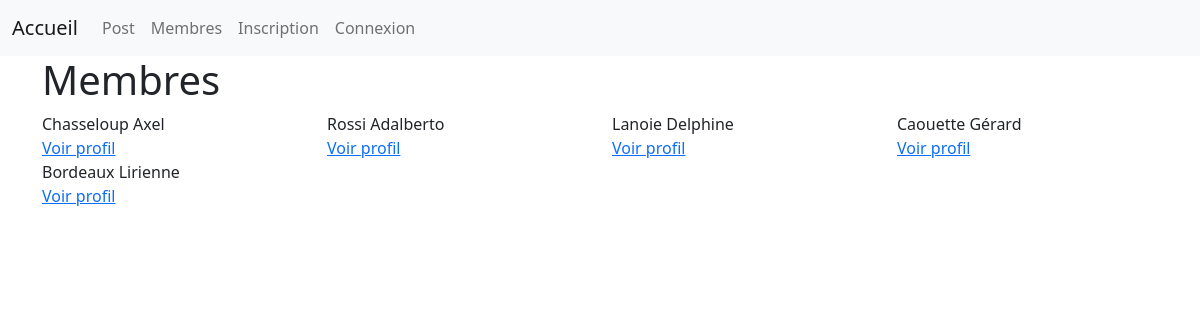
Page /Profile/members.php on the committed database.
### tables this page shows
CREATE TABLE IF NOT EXISTS `utilisateur` (
  `id` int NOT NULL AUTO_INCREMENT,
  `nom` varchar(50) NOT NULL,
  `prenom` varchar(50) NOT NULL,
  `mail` varchar(255) NOT NULL,
  `pword` text NOT NULL,
  `date_creation` datetime NOT NULL,
  `date_connexion` datetime NOT NULL,
  `role` int NOT NULL DEFAULT '0',
  PRIMARY KEY (`id`)
);

### Profile/members.php (the view, shortened to what this page needs)
<?php
require_once('../include.php');
$req_sql = "SELECT id, nom, prenom FROM utilisateur";
$req = $DB->prepare($req_sql);
if (isset($_SESSION['id'])) {
    $req->execute([$_SESSION['id']]);
} else {
    $req->execute();
}
$req_membres = $req->fetchAll();
?>
<!doctype html>
<html lang="fr">
<head>
    <?php
    require_once('../head/link.php');
    ?>
</head>
<body>
    <?php
    require_once('../menu/menu.php');
    ?>
    <div class="container-sm">
        <div class="row">
            <div class="col-12">
                <h1>Membres</h1>
            </div>
            <?php
            foreach ($req_membres as $rm) {
            ?>
                <div class="col-3">
                    <?= $rm['nom'] . " " . $rm['prenom']; ?> <br>
                    <a href="Profile/voir_profil.php?id=<?= $rm['id'] ?>">Voir profil</a>
                </div>
            <?php
            }
            ?>
</body>
</html>

### rows in the picture
utilisateur: nom "Chasseloup", prenom "Axel"
utilisateur: nom "Rossi", prenom "Adalberto"
utilisateur: nom "Lanoie", prenom "Delphine"
utilisateur: nom "Caouette", prenom "Gérard"
utilisateur: nom "Bordeaux", prenom "Lirienne"
